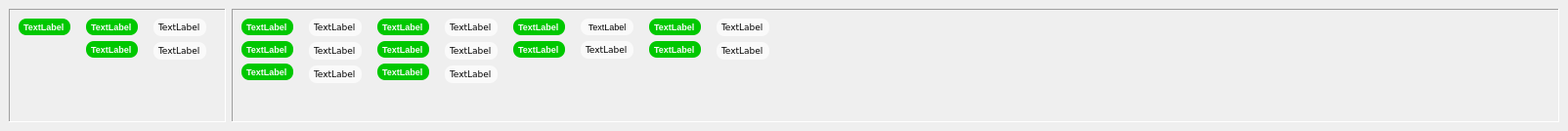
<?xml version="1.0" encoding="UTF-8"?>
<ui version="4.0">
 <class>DockSkin</class>
 <widget class="QDockWidget" name="DockSkin">
  <property name="geometry">
   <rect>
    <x>0</x>
    <y>0</y>
    <width>1604</width>
    <height>134</height>
   </rect>
  </property>
  <property name="sizePolicy">
   <sizepolicy hsizetype="Expanding" vsizetype="Expanding">
    <horstretch>0</horstretch>
    <verstretch>0</verstretch>
   </sizepolicy>
  </property>
  <property name="minimumSize">
   <size>
    <width>346</width>
    <height>111</height>
   </size>
  </property>
  <property name="maximumSize">
   <size>
    <width>524287</width>
    <height>319</height>
   </size>
  </property>
  <property name="font">
   <font>
    <pointsize>7</pointsize>
   </font>
  </property>
  <property name="styleSheet">
   <string notr="true"/>
  </property>
  <property name="allowedAreas">
   <set>Qt::BottomDockWidgetArea|Qt::TopDockWidgetArea</set>
  </property>
  <property name="windowTitle">
   <string>Valutazione effetti sulla cute</string>
  </property>
  <widget class="QWidget" name="dockWidgetContents">
   <layout class="QGridLayout" name="gridLayout_3">
    <item row="0" column="0">
     <widget class="QFrame" name="conditionsFrame">
      <property name="frameShape">
       <enum>QFrame::Panel</enum>
      </property>
      <property name="frameShadow">
       <enum>QFrame::Sunken</enum>
      </property>
      <layout class="QGridLayout" name="gridLayout_2">
       <item row="0" column="0">
        <widget class="QLabel" name="conditions_Label">
         <property name="font">
          <font>
           <pointsize>7</pointsize>
           <weight>75</weight>
           <bold>true</bold>
          </font>
         </property>
         <property name="styleSheet">
          <string notr="true">QLabel {background-color: #00c800}
QLabel {color: #fafafa}
QLabel {border: 0px solid grey}
QLabel {border-radius: 8px}
QLabel {padding: 3px}
QLabel {margin-right: 10px}</string>
         </property>
         <property name="text">
          <string>TextLabel</string>
         </property>
        </widget>
       </item>
       <item row="0" column="1" rowspan="2">
        <layout class="QVBoxLayout" name="verticalLayout_21">
         <item>
          <widget class="QLabel" name="tEMP_1st_Label">
           <property name="font">
            <font>
             <pointsize>7</pointsize>
             <weight>75</weight>
             <bold>true</bold>
            </font>
           </property>
           <property name="styleSheet">
            <string notr="true">QLabel {background-color: #00c800}
QLabel {color: #fafafa}
QLabel {border: 0px solid grey}
QLabel {border-radius: 8px}
QLabel {padding: 3px}
QLabel {margin-right: 10px}</string>
           </property>
           <property name="text">
            <string>TextLabel</string>
           </property>
          </widget>
         </item>
         <item>
          <widget class="QLabel" name="tEMP_2nd_Label">
           <property name="font">
            <font>
             <pointsize>7</pointsize>
             <weight>75</weight>
             <bold>true</bold>
            </font>
           </property>
           <property name="styleSheet">
            <string notr="true">QLabel {background-color: #00c800}
QLabel {color: #fafafa}
QLabel {border: 0px solid grey}
QLabel {border-radius: 8px}
QLabel {padding: 3px}
QLabel {margin-right: 10px}</string>
           </property>
           <property name="text">
            <string>TextLabel</string>
           </property>
          </widget>
         </item>
         <item>
          <spacer name="verticalSpacer_21">
           <property name="orientation">
            <enum>Qt::Vertical</enum>
           </property>
           <property name="sizeHint" stdset="0">
            <size>
             <width>20</width>
             <height>40</height>
            </size>
           </property>
          </spacer>
         </item>
        </layout>
       </item>
       <item row="0" column="2" rowspan="2">
        <layout class="QVBoxLayout" name="verticalLayout_22">
         <item>
          <widget class="QLabel" name="EMP_1st_Label">
           <property name="font">
            <font>
             <family>Verdana</family>
             <pointsize>7</pointsize>
             <weight>50</weight>
             <bold>false</bold>
            </font>
           </property>
           <property name="styleSheet">
            <string notr="true">QLabel {background-color: #fafafa}
QLabel {color: #000000}
QLabel {border: 0px solid grey}
QLabel {border-radius: 8px}
QLabel {padding: 3px}
QLabel {margin-right: 10px}</string>
           </property>
           <property name="text">
            <string>TextLabel</string>
           </property>
           <property name="alignment">
            <set>Qt::AlignLeading|Qt::AlignLeft|Qt::AlignVCenter</set>
           </property>
          </widget>
         </item>
         <item>
          <widget class="QLabel" name="EMP_2nd_Label">
           <property name="font">
            <font>
             <family>Verdana</family>
             <pointsize>7</pointsize>
             <weight>50</weight>
             <bold>false</bold>
            </font>
           </property>
           <property name="styleSheet">
            <string notr="true">QLabel {background-color: #fafafa}
QLabel {color: #000000}
QLabel {border: 0px solid grey}
QLabel {border-radius: 8px}
QLabel {padding: 3px}
QLabel {margin-right: 10px}</string>
           </property>
           <property name="text">
            <string>TextLabel</string>
           </property>
           <property name="alignment">
            <set>Qt::AlignLeading|Qt::AlignLeft|Qt::AlignVCenter</set>
           </property>
          </widget>
         </item>
         <item>
          <spacer name="verticalSpacer_22">
           <property name="orientation">
            <enum>Qt::Vertical</enum>
           </property>
           <property name="sizeHint" stdset="0">
            <size>
             <width>20</width>
             <height>40</height>
            </size>
           </property>
          </spacer>
         </item>
        </layout>
       </item>
       <item row="1" column="0">
        <spacer name="verticalSpacer_11">
         <property name="orientation">
          <enum>Qt::Vertical</enum>
         </property>
         <property name="sizeHint" stdset="0">
          <size>
           <width>20</width>
           <height>32</height>
          </size>
         </property>
        </spacer>
       </item>
      </layout>
     </widget>
    </item>
    <item row="0" column="1">
     <widget class="QScrollArea" name="scrollArea">
      <property name="frameShape">
       <enum>QFrame::Panel</enum>
      </property>
      <property name="widgetResizable">
       <bool>true</bool>
      </property>
      <widget class="QWidget" name="scrollAreaWidgetContents">
       <property name="geometry">
        <rect>
         <x>0</x>
         <y>0</y>
         <width>1327</width>
         <height>92</height>
        </rect>
       </property>
       <layout class="QGridLayout" name="gridLayout">
        <item row="0" column="0">
         <layout class="QVBoxLayout" name="verticalLayout">
          <item>
           <widget class="QLabel" name="tFormulaSkinLabel">
            <property name="font">
             <font>
              <pointsize>7</pointsize>
              <weight>75</weight>
              <bold>true</bold>
             </font>
            </property>
            <property name="styleSheet">
             <string notr="true">QLabel {background-color: #00c800}
QLabel {color: #fafafa}
QLabel {border: 0px solid grey}
QLabel {border-radius: 8px}
QLabel {padding: 3px}
QLabel {margin-right: 10px}</string>
            </property>
            <property name="text">
             <string>TextLabel</string>
            </property>
           </widget>
          </item>
          <item>
           <widget class="QLabel" name="tNSHDLabel">
            <property name="font">
             <font>
              <pointsize>7</pointsize>
              <weight>75</weight>
              <bold>true</bold>
             </font>
            </property>
            <property name="styleSheet">
             <string notr="true">QLabel {background-color: #00c800}
QLabel {color: #fafafa}
QLabel {border: 0px solid grey}
QLabel {border-radius: 8px}
QLabel {padding: 3px}
QLabel {margin-right: 10px}</string>
            </property>
            <property name="text">
             <string>TextLabel</string>
            </property>
           </widget>
          </item>
          <item>
           <widget class="QLabel" name="tminEMP_SkinLabel">
            <property name="font">
             <font>
              <pointsize>7</pointsize>
              <weight>75</weight>
              <bold>true</bold>
             </font>
            </property>
            <property name="styleSheet">
             <string notr="true">QLabel {background-color: #00c800}
QLabel {color: #fafafa}
QLabel {border: 0px solid grey}
QLabel {border-radius: 8px}
QLabel {padding: 3px}
QLabel {margin-right: 10px}</string>
            </property>
            <property name="text">
             <string>TextLabel</string>
            </property>
           </widget>
          </item>
          <item>
           <spacer name="verticalSpacer">
            <property name="orientation">
             <enum>Qt::Vertical</enum>
            </property>
            <property name="sizeHint" stdset="0">
             <size>
              <width>20</width>
              <height>40</height>
             </size>
            </property>
           </spacer>
          </item>
         </layout>
        </item>
        <item row="0" column="1">
         <layout class="QVBoxLayout" name="verticalLayout_2">
          <item>
           <widget class="QLabel" name="FormulaSkinLabel">
            <property name="font">
             <font>
              <family>Verdana</family>
              <pointsize>7</pointsize>
             </font>
            </property>
            <property name="styleSheet">
             <string notr="true">QLabel {background-color: #fafafa}
QLabel {color: #000000}
QLabel {border: 0px solid grey}
QLabel {border-radius: 8px}
QLabel {padding: 3px}
QLabel {margin-right: 10px}</string>
            </property>
            <property name="text">
             <string>TextLabel</string>
            </property>
            <property name="alignment">
             <set>Qt::AlignLeading|Qt::AlignLeft|Qt::AlignVCenter</set>
            </property>
           </widget>
          </item>
          <item>
           <widget class="QLabel" name="NSHDLabel">
            <property name="font">
             <font>
              <family>Verdana</family>
              <pointsize>7</pointsize>
             </font>
            </property>
            <property name="styleSheet">
             <string notr="true">QLabel {background-color: #fafafa}
QLabel {color: #000000}
QLabel {border: 0px solid grey}
QLabel {border-radius: 8px}
QLabel {padding: 3px}
QLabel {margin-right: 10px}</string>
            </property>
            <property name="text">
             <string>TextLabel</string>
            </property>
            <property name="alignment">
             <set>Qt::AlignLeading|Qt::AlignLeft|Qt::AlignVCenter</set>
            </property>
           </widget>
          </item>
          <item>
           <widget class="QLabel" name="minEMP_SkinLabel">
            <property name="font">
             <font>
              <family>Verdana</family>
              <pointsize>7</pointsize>
             </font>
            </property>
            <property name="styleSheet">
             <string notr="true">QLabel {background-color: #fafafa}
QLabel {color: #000000}
QLabel {border: 0px solid grey}
QLabel {border-radius: 8px}
QLabel {padding: 3px}
QLabel {margin-right: 10px}</string>
            </property>
            <property name="text">
             <string>TextLabel</string>
            </property>
            <property name="alignment">
             <set>Qt::AlignLeading|Qt::AlignLeft|Qt::AlignVCenter</set>
            </property>
           </widget>
          </item>
          <item>
           <spacer name="verticalSpacer_3">
            <property name="orientation">
             <enum>Qt::Vertical</enum>
            </property>
            <property name="sizeHint" stdset="0">
             <size>
              <width>20</width>
              <height>40</height>
             </size>
            </property>
           </spacer>
          </item>
         </layout>
        </item>
        <item row="0" column="2">
         <layout class="QVBoxLayout" name="verticalLayout_3">
          <item>
           <widget class="QLabel" name="tEMP_SkinLabel">
            <property name="font">
             <font>
              <pointsize>7</pointsize>
              <weight>75</weight>
              <bold>true</bold>
             </font>
            </property>
            <property name="styleSheet">
             <string notr="true">QLabel {background-color: #00c800}
QLabel {color: #fafafa}
QLabel {border: 0px solid grey}
QLabel {border-radius: 8px}
QLabel {padding: 3px}
QLabel {margin-right: 10px}</string>
            </property>
            <property name="text">
             <string>TextLabel</string>
            </property>
           </widget>
          </item>
          <item>
           <widget class="QLabel" name="tMeanIrradianceSkinLabel">
            <property name="font">
             <font>
              <pointsize>7</pointsize>
              <weight>75</weight>
              <bold>true</bold>
             </font>
            </property>
            <property name="styleSheet">
             <string notr="true">QLabel {background-color: #00c800}
QLabel {color: #fafafa}
QLabel {border: 0px solid grey}
QLabel {border-radius: 8px}
QLabel {padding: 3px}
QLabel {margin-right: 10px}</string>
            </property>
            <property name="text">
             <string>TextLabel</string>
            </property>
           </widget>
          </item>
          <item>
           <widget class="QLabel" name="tPulseNumberSkinLabel">
            <property name="font">
             <font>
              <pointsize>7</pointsize>
              <weight>75</weight>
              <bold>true</bold>
             </font>
            </property>
            <property name="styleSheet">
             <string notr="true">QLabel {background-color: #00c800}
QLabel {color: #fafafa}
QLabel {border: 0px solid grey}
QLabel {border-radius: 8px}
QLabel {padding: 3px}
QLabel {margin-right: 10px}</string>
            </property>
            <property name="text">
             <string>TextLabel</string>
            </property>
           </widget>
          </item>
          <item>
           <spacer name="verticalSpacer_2">
            <property name="orientation">
             <enum>Qt::Vertical</enum>
            </property>
            <property name="sizeHint" stdset="0">
             <size>
              <width>20</width>
              <height>40</height>
             </size>
            </property>
           </spacer>
          </item>
         </layout>
        </item>
        <item row="0" column="3">
         <layout class="QVBoxLayout" name="verticalLayout_4">
          <item>
           <widget class="QLabel" name="EMP_SkinLabel">
            <property name="font">
             <font>
              <family>Verdana</family>
              <pointsize>7</pointsize>
             </font>
            </property>
            <property name="styleSheet">
             <string notr="true">QLabel {background-color: #fafafa}
QLabel {color: #000000}
QLabel {border: 0px solid grey}
QLabel {border-radius: 8px}
QLabel {padding: 3px}
QLabel {margin-right: 10px}</string>
            </property>
            <property name="text">
             <string>TextLabel</string>
            </property>
            <property name="alignment">
             <set>Qt::AlignLeading|Qt::AlignLeft|Qt::AlignVCenter</set>
            </property>
           </widget>
          </item>
          <item>
           <widget class="QLabel" name="MeanIrradianceSkinLabel">
            <property name="font">
             <font>
              <family>Verdana</family>
              <pointsize>7</pointsize>
             </font>
            </property>
            <property name="styleSheet">
             <string notr="true">QLabel {background-color: #fafafa}
QLabel {color: #000000}
QLabel {border: 0px solid grey}
QLabel {border-radius: 8px}
QLabel {padding: 3px}
QLabel {margin-right: 10px}</string>
            </property>
            <property name="text">
             <string>TextLabel</string>
            </property>
            <property name="alignment">
             <set>Qt::AlignLeading|Qt::AlignLeft|Qt::AlignVCenter</set>
            </property>
           </widget>
          </item>
          <item>
           <widget class="QLabel" name="PulseNumberSkinLabel">
            <property name="font">
             <font>
              <family>Verdana</family>
              <pointsize>7</pointsize>
             </font>
            </property>
            <property name="styleSheet">
             <string notr="true">QLabel {background-color: #fafafa}
QLabel {color: #000000}
QLabel {border: 0px solid grey}
QLabel {border-radius: 8px}
QLabel {padding: 3px}
QLabel {margin-right: 10px}</string>
            </property>
            <property name="text">
             <string>TextLabel</string>
            </property>
           </widget>
          </item>
          <item>
           <spacer name="verticalSpacer_4">
            <property name="orientation">
             <enum>Qt::Vertical</enum>
            </property>
            <property name="sizeHint" stdset="0">
             <size>
              <width>20</width>
              <height>40</height>
             </size>
            </property>
           </spacer>
          </item>
         </layout>
        </item>
        <item row="0" column="4">
         <layout class="QVBoxLayout" name="verticalLayout_5">
          <item>
           <widget class="QLabel" name="tPowerErgSkinLabel">
            <property name="font">
             <font>
              <pointsize>7</pointsize>
              <weight>75</weight>
              <bold>true</bold>
             </font>
            </property>
            <property name="styleSheet">
             <string notr="true">QLabel {background-color: #00c800}
QLabel {color: #fafafa}
QLabel {border: 0px solid grey}
QLabel {border-radius: 8px}
QLabel {padding: 3px}
QLabel {margin-right: 10px}</string>
            </property>
            <property name="text">
             <string>TextLabel</string>
            </property>
           </widget>
          </item>
          <item>
           <widget class="QLabel" name="tFormulaSkinMP_Label">
            <property name="font">
             <font>
              <pointsize>7</pointsize>
              <weight>75</weight>
              <bold>true</bold>
             </font>
            </property>
            <property name="styleSheet">
             <string notr="true">QLabel {background-color: #00c800}
QLabel {color: #fafafa}
QLabel {border: 0px solid grey}
QLabel {border-radius: 8px}
QLabel {padding: 3px}
QLabel {margin-right: 10px}</string>
            </property>
            <property name="text">
             <string>TextLabel</string>
            </property>
           </widget>
          </item>
          <item>
           <spacer name="verticalSpacer_6">
            <property name="orientation">
             <enum>Qt::Vertical</enum>
            </property>
            <property name="sizeHint" stdset="0">
             <size>
              <width>20</width>
              <height>40</height>
             </size>
            </property>
           </spacer>
          </item>
         </layout>
        </item>
        <item row="0" column="5">
         <layout class="QVBoxLayout" name="verticalLayout_6">
          <item>
           <widget class="QLabel" name="powerErgSkinLabel">
            <property name="font">
             <font>
              <pointsize>7</pointsize>
              <weight>50</weight>
              <bold>false</bold>
             </font>
            </property>
            <property name="styleSheet">
             <string notr="true">QLabel {background-color: #fafafa}
QLabel {color: #000000}
QLabel {border: 0px solid grey}
QLabel {border-radius: 8px}
QLabel {padding: 3px}
QLabel {margin-right: 10px}</string>
            </property>
            <property name="text">
             <string>TextLabel</string>
            </property>
            <property name="alignment">
             <set>Qt::AlignCenter</set>
            </property>
           </widget>
          </item>
          <item>
           <widget class="QLabel" name="FormulaSkinMP_Label">
            <property name="font">
             <font>
              <family>Verdana</family>
              <pointsize>7</pointsize>
             </font>
            </property>
            <property name="styleSheet">
             <string notr="true">QLabel {background-color: #fafafa}
QLabel {color: #000000}
QLabel {border: 0px solid grey}
QLabel {border-radius: 8px}
QLabel {padding: 3px}
QLabel {margin-right: 10px}</string>
            </property>
            <property name="text">
             <string>TextLabel</string>
            </property>
            <property name="alignment">
             <set>Qt::AlignLeading|Qt::AlignLeft|Qt::AlignVCenter</set>
            </property>
           </widget>
          </item>
          <item>
           <spacer name="verticalSpacer_5">
            <property name="orientation">
             <enum>Qt::Vertical</enum>
            </property>
            <property name="sizeHint" stdset="0">
             <size>
              <width>20</width>
              <height>40</height>
             </size>
            </property>
           </spacer>
          </item>
         </layout>
        </item>
        <item row="0" column="6">
         <layout class="QVBoxLayout" name="verticalLayout_7">
          <item>
           <widget class="QLabel" name="tMeanPowerSkinLabel">
            <property name="font">
             <font>
              <pointsize>7</pointsize>
              <weight>75</weight>
              <bold>true</bold>
             </font>
            </property>
            <property name="styleSheet">
             <string notr="true">QLabel {background-color: #00c800}
QLabel {color: #fafafa}
QLabel {border: 0px solid grey}
QLabel {border-radius: 8px}
QLabel {padding: 3px}
QLabel {margin-right: 10px}</string>
            </property>
            <property name="text">
             <string>TextLabel</string>
            </property>
           </widget>
          </item>
          <item>
           <widget class="QLabel" name="tEMP_MP_SkinLabel">
            <property name="font">
             <font>
              <pointsize>7</pointsize>
              <weight>75</weight>
              <bold>true</bold>
             </font>
            </property>
            <property name="styleSheet">
             <string notr="true">QLabel {background-color: #00c800}
QLabel {color: #fafafa}
QLabel {border: 0px solid grey}
QLabel {border-radius: 8px}
QLabel {padding: 3px}
QLabel {margin-right: 10px}</string>
            </property>
            <property name="text">
             <string>TextLabel</string>
            </property>
           </widget>
          </item>
          <item>
           <spacer name="verticalSpacer_7">
            <property name="orientation">
             <enum>Qt::Vertical</enum>
            </property>
            <property name="sizeHint" stdset="0">
             <size>
              <width>20</width>
              <height>40</height>
             </size>
            </property>
           </spacer>
          </item>
         </layout>
        </item>
        <item row="0" column="7">
         <layout class="QVBoxLayout" name="verticalLayout_8">
          <item>
           <widget class="QLabel" name="MeanPowerSkinLabel">
            <property name="font">
             <font>
              <family>Verdana</family>
              <pointsize>7</pointsize>
             </font>
            </property>
            <property name="styleSheet">
             <string notr="true">QLabel {background-color: #fafafa}
QLabel {color: #000000}
QLabel {border: 0px solid grey}
QLabel {border-radius: 8px}
QLabel {padding: 3px}
QLabel {margin-right: 10px}</string>
            </property>
            <property name="text">
             <string>TextLabel</string>
            </property>
            <property name="alignment">
             <set>Qt::AlignLeading|Qt::AlignLeft|Qt::AlignVCenter</set>
            </property>
           </widget>
          </item>
          <item>
           <widget class="QLabel" name="EMP_MP_SkinLabel">
            <property name="font">
             <font>
              <family>Verdana</family>
              <pointsize>7</pointsize>
             </font>
            </property>
            <property name="styleSheet">
             <string notr="true">QLabel {background-color: #fafafa}
QLabel {color: #000000}
QLabel {border: 0px solid grey}
QLabel {border-radius: 8px}
QLabel {padding: 3px}
QLabel {margin-right: 10px}</string>
            </property>
            <property name="text">
             <string>TextLabel</string>
            </property>
            <property name="alignment">
             <set>Qt::AlignLeading|Qt::AlignLeft|Qt::AlignVCenter</set>
            </property>
           </widget>
          </item>
          <item>
           <spacer name="verticalSpacer_8">
            <property name="orientation">
             <enum>Qt::Vertical</enum>
            </property>
            <property name="sizeHint" stdset="0">
             <size>
              <width>20</width>
              <height>40</height>
             </size>
            </property>
           </spacer>
          </item>
         </layout>
        </item>
        <item row="0" column="8">
         <spacer name="horizontalSpacer">
          <property name="orientation">
           <enum>Qt::Horizontal</enum>
          </property>
          <property name="sizeHint" stdset="0">
           <size>
            <width>40</width>
            <height>20</height>
           </size>
          </property>
         </spacer>
        </item>
       </layout>
      </widget>
     </widget>
    </item>
   </layout>
  </widget>
 </widget>
 <resources/>
 <connections/>
</ui>
